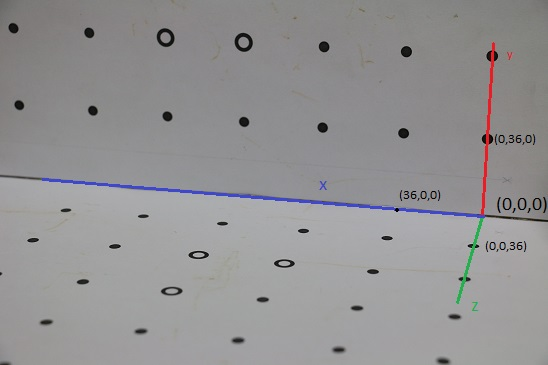
#> input picture A1/Assignment1_Data/measurements.jpg, 548 x 365 px
$ python -i code.py   (imports and definitions only)
#> lines starting #> are read from the running program, lines starting #| are printed output that depends on the picture; after the words box and inside, x2 and y2 are one past the last pixel; in counts of white or black regions, pixels touching at a corner belong together
#> further down, picture is the input picture: shape (365, 548, 3); mean B, G, R 147.5, 146.3, 147.3
import cv2
import numpy as np
import matplotlib.pyplot as plt
import pdb
from scipy import linalg


def find_corners(img):
    """Harris corner detection to find the points in the image."""
    gray = cv2.cvtColor(img, cv2.COLOR_BGR2GRAY)
    # find Harris corners
    gray = np.float32(gray)
    dist = cv2.cornerHarris(gray, 2, 3, 0.04)
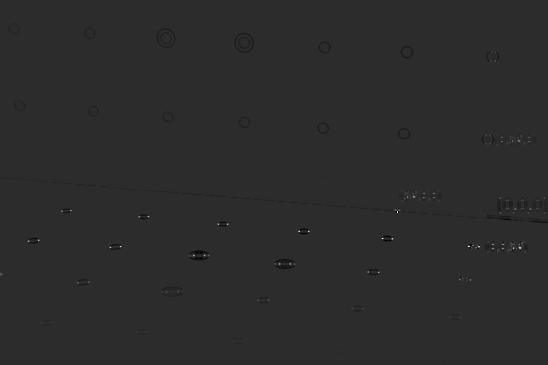
#> dist: shape (365, 548) float32; min -15287818, max 72050704, mean -32112.8; drawn with min black and max white
    dist = cv2.dilate(dist, None)
    ret, dist = cv2.threshold(dist, 0.01*dist.max(), 255, 0)
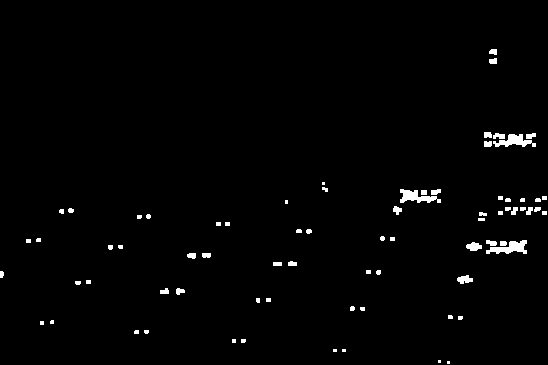
#> dist: shape (365, 548) float32; 1.4% white; 74 white regions (20 under 20 px), largest, box (x1, y1, x2, y2) and area: (486, 240, 527, 254) 311, (400, 189, 441, 203) 299, (493, 134, 536, 147) 290
#> ret = 720507
    dist = np.uint8(dist)

    # find centroids
    ret, labels, stats, centroids = cv2.connectedComponentsWithStats(dist)
#> labels: shape (365, 548) int32; 75 distinct labels, from 0 to 74
#> ret = 75; stats = 75 rows, first 6: [0, 0, 548, 365, 197136], [489, 49, 8, 6, 40], [489, 58, 8, 6, 42], [484, 132, 8, 6, 44], [493, 133, 12, 6, 56], [526, 133, 10, 6, 46]; centroids = 75 pairs, first value 1.32 to 544, second value 51.35 to 362

    # define the criteria to stop and refine the corners
    criteria = (cv2.TERM_CRITERIA_EPS + cv2.TERM_CRITERIA_MAX_ITER, 100, 0.001)
    corners = cv2.cornerSubPix(gray, np.float32(centroids), (5, 5), (-1, -1), criteria)
#> corners = 75 pairs, first value 1.99 to 543.3, second value 48.77 to 360.7

    # Now draw them
    res = np.hstack((centroids, corners))
#> res = 75 rows, first 6: [271.7, 181.4, 274.5, 181.2], [492.9, 51.35, 492.6, 48.77], [492.8, 60.74, 492.2, 62.44], [487.3, 134.5, 486.6, 132.2], [498.7, 135.7, 499.8, 133.6], [530.2, 135.5, 529.1, 133.6]
    res = np.int0(res)
#> res = 75 rows, first 6: [271, 181, 274, 181], [492, 51, 492, 48], [492, 60, 492, 62], [487, 134, 486, 132], [498, 135, 499, 133], [530, 135, 529, 133]
    # img[res[:,1],res[:,0]]=[0,0,255]
    for i in range(res.shape[0]):
        x, y = res[i, 3], res[i, 2]
        img[x-2:x+2, y-2:y+2] = [0, 255, 0]
#> this loop made 75 passes
#> (x, y) on passes 1 to 12: (181, 274), (48, 492), (62, 492), (132, 486), (133, 499), (133, 529), (140, 514), (144, 486), (184, 322), (184, 322), (198, 420), (189, 434)
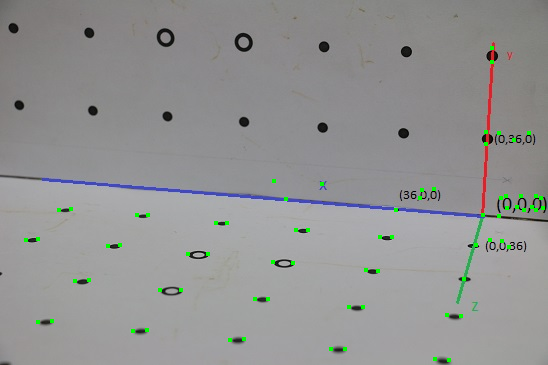
#> img: shape (365, 548, 3); 0.58% of pixels changed, all inside (x1, y1, x2, y2) = (24, 46, 545, 362)

    plt.imshow(img)
    plt.show()
    pdb.set_trace()


def ransac_camera_calibrate(image_points, world_points):
    N = image_points.shape[0]
    n = 100
    min_error = 10**8
    opt_P = np.zeros((3, 4))
    opt_i = -1
    for i in range(n):
        m = np.random.choice(N, 6, replace=False)
        i_points = image_points[m]
        w_points = world_points[m]
        P = camera_calibrate(i_points, w_points)
        m_ = np.array(list(set(range(N)) - set(m)))
        test_i_points = image_points[m_]
        test_w_points = world_points[m_]
        test_w_points = np.concatenate([test_w_points, np.ones((len(m_), 1))], axis=-1)
        pdb.set_trace()
        predicted_i_points = np.dot(P, test_w_points.T).T
        predicted_i_points = predicted_i_points/predicted_i_points[:, -1].reshape(len(m_), 1)
        error = ((predicted_i_points[:, :2] - test_i_points)**2).sum()/len(m_)
        if error < min_error:
            min_error = error
            opt_P = P
            opt_i = i

    print(min_error, opt_P, opt_i)
    return opt_P


# [19 lines not run here, left out]
    # find_corners(img)

>>> import cv2
>>> picture = cv2.imread('Assignment1_Data/measurements.jpg')
>>> result = find_corners(picture)
